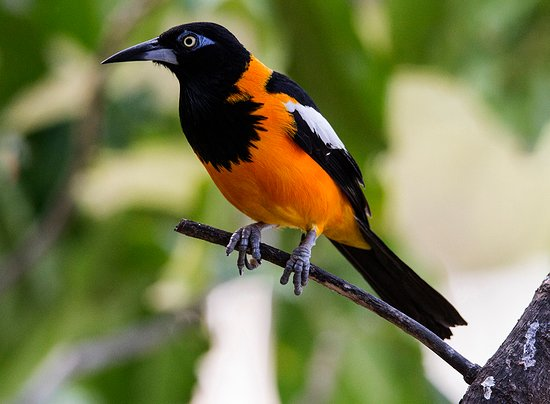
#> input picture data/images/troupial.jpg, 550 x 404 px
$ python rotate.py
#> lines starting #> are read from the running program, lines starting #| are printed output that depends on the picture
"""_summary_

Rotate images in clockwise or anti-clockwise direction based on the degree value specified for rotation.

+ve values means anti-clockwise rotation and -ve values is clockwise rotation
Rotation is done using WarpAffine function with help of Rotation matrix generated by getRotationMatrix2D() function.

"""
__maintainer__ = "Nikunj Lad"

# import libraries
import argparse
import cv2
import imutils
from pathlib import Path

DATA_DIR = Path(__file__).parent.parent.parent / "data"

# parse command-line arguments
ag = argparse.ArgumentParser()
ag.add_argument("-i", "--image", type=str, default=DATA_DIR / "images/troupial.jpg", help="path to input image")
args = vars(ag.parse_args())

# read the input image
image = cv2.imread(args["image"])
#> image is the input picture: shape (404, 550, 3); mean B, G, R 80.5, 124.3, 121.3
cv2.imshow("original", image)

# calculate the center of the image and get the X,Y co-ordinates
(height, width) = image.shape[0:2]
#> height = 404; width = 550
(cX, cY) = (width // 2, height // 2)
#> cX = 275; cY = 202

# rotate the image around the center by 45 degress in anti-clockwise direction
M = cv2.getRotationMatrix2D((cX, cY), 45, 1.0)      # creating a rotation matrix with center (cX, cY), angle of 45 degrees and keeping scale as original
rotated = cv2.warpAffine(image, M, (width, height))
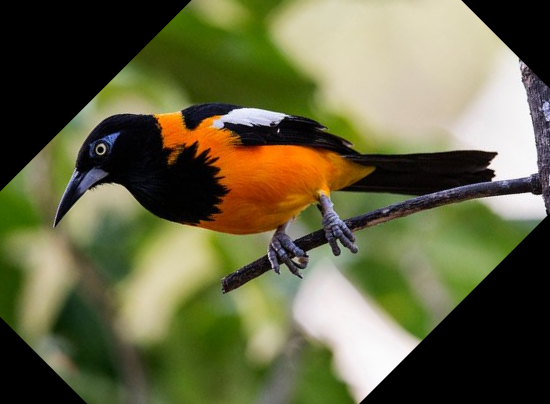
#> rotated: shape (404, 550, 3); mean B, G, R 67.8, 101.3, 101.8
cv2.imshow("Image rotated 45 degress counter-clockwise", rotated)

# rotate the image around the center by 90 degress in clockwise direction
M = cv2.getRotationMatrix2D((cX, cY), -90, 1.0)      # creating a rotation matrix with center (cX, cY), angle of 90 degrees and keeping scale as original
rotated = cv2.warpAffine(image, M, (width, height))
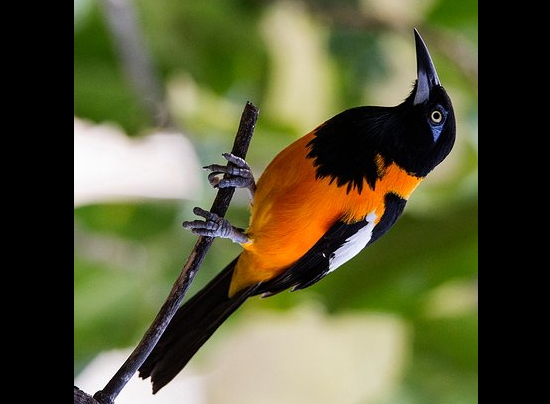
#> rotated: shape (404, 550, 3); mean B, G, R 55.5, 89.6, 89.1
cv2.imshow("Image rotated 90 degress clockwise", rotated)

# rotate the image around arbitary image location by 35 degress in anti-clockwise direction
M = cv2.getRotationMatrix2D((40, 90), 35, 1.0)      # creating a rotation matrix with center (cX, cY), angle of 35 degrees and keeping scale as original
rotated = cv2.warpAffine(image, M, (width, height))
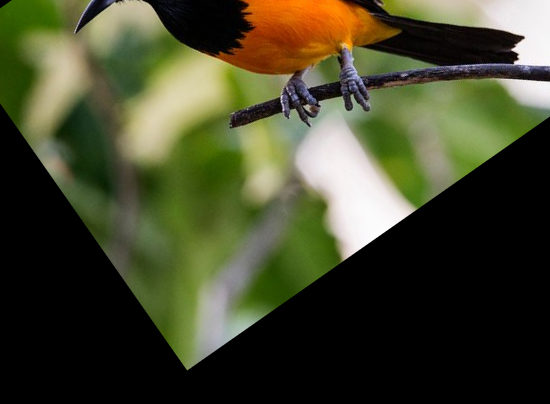
#> rotated: shape (404, 550, 3); mean B, G, R 44.1, 70.4, 68.4
cv2.imshow("Image rotated 35 degress counter-clockwise", rotated)

# rotate the image around center by 180 degress in anti-lockwise direction
rotated = imutils.rotate(image, 180)        # using imutils to rotate an image and also to avoid having complicated logic
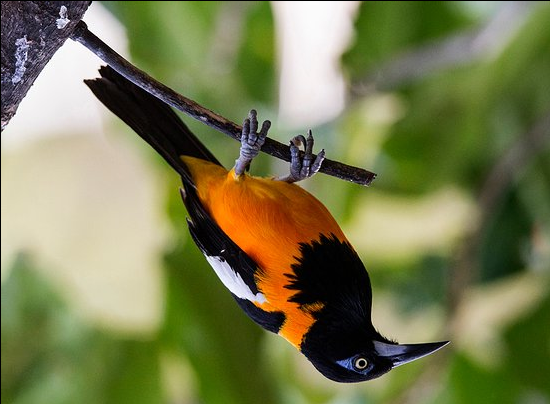
#> rotated: shape (404, 550, 3); mean B, G, R 80.3, 123.8, 120.9
cv2.imshow("Image rotated 180 degress counter-clockwise", rotated)

# rotate the image around center by 65 degress in clockwise direction
rotated = imutils.rotate_bound(image, -65)        # using imutils to rotate an image but also ensure it does not get cut off from its bounds due to rotation operation
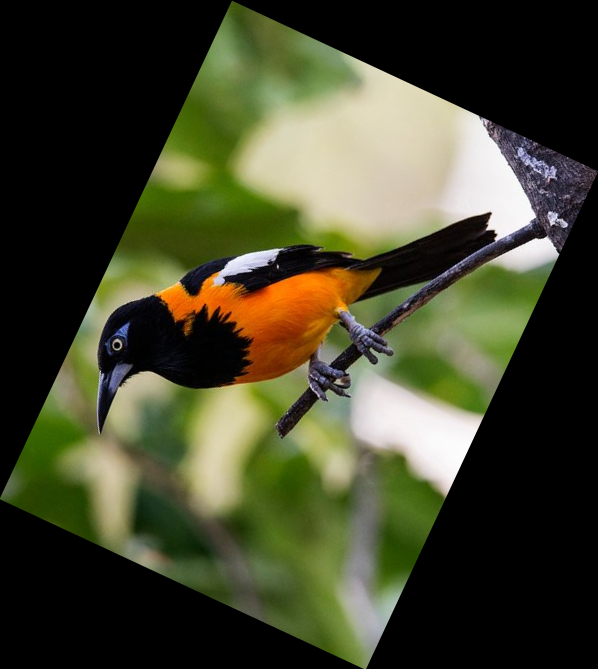
#> rotated: shape (669, 598, 3); mean B, G, R 44.7, 69, 67.4
cv2.imshow("Image rotated 65 degress clockwise", rotated)
cv2.waitKey(0)
cv2.destroyAllWindows()

$ run again, with data/images/andy.jpg copied over data/images/troupial.jpg
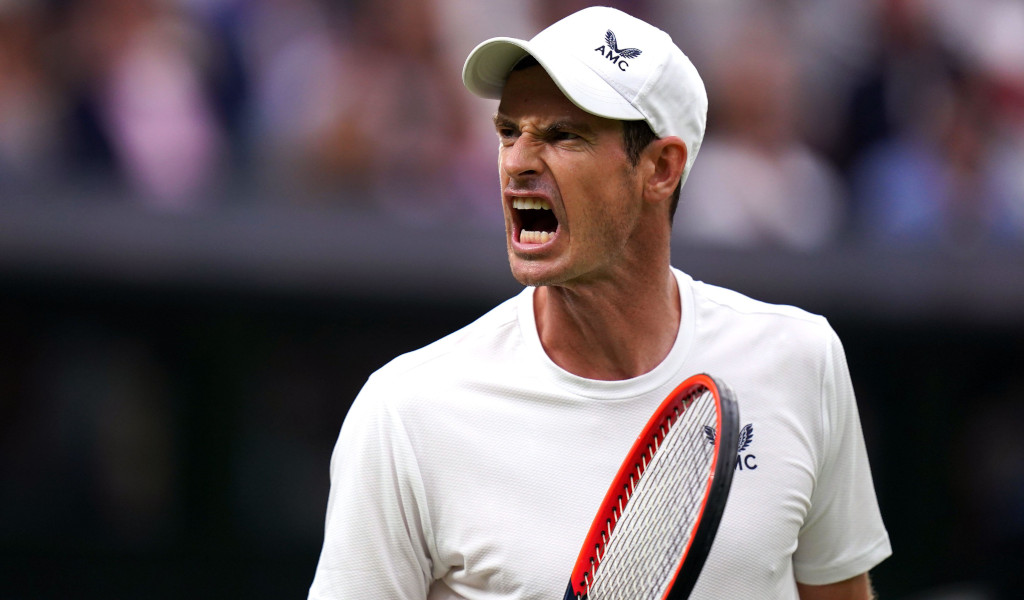
#> input picture data/images/andy.jpg, 1024 x 600 px
#> image is the input picture: shape (600, 1024, 3); mean B, G, R 98.2, 93, 103.6
#> `rotated = imutils.rotate(image, 180)`:
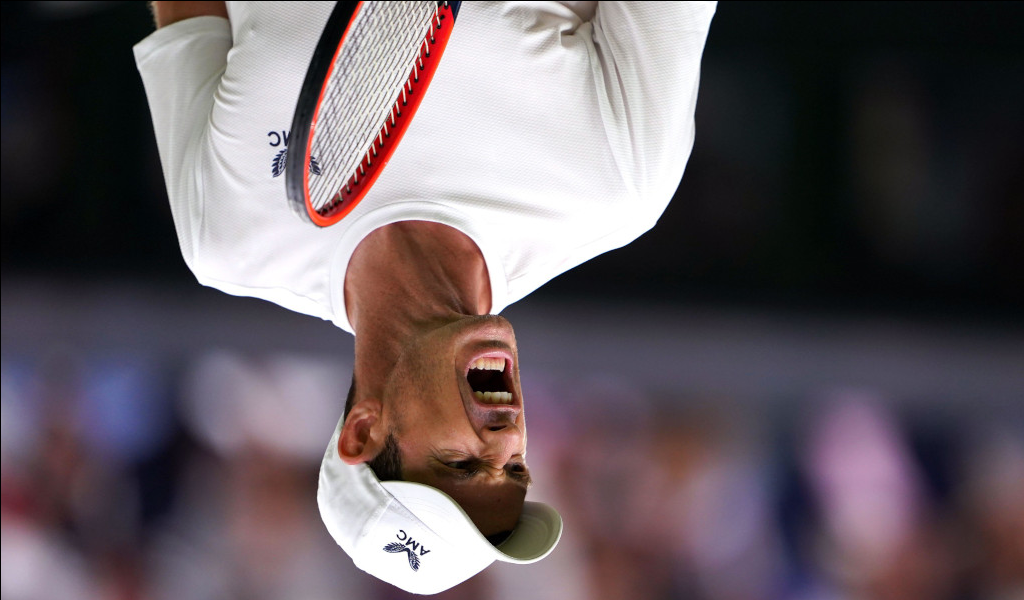
#> rotated: shape (600, 1024, 3); mean B, G, R 98, 92.8, 103.3
#> `rotated = imutils.rotate_bound(image, -65)`:
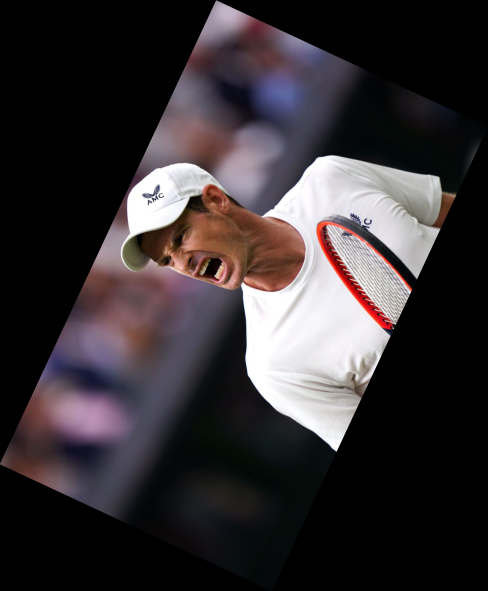
#> rotated: shape (1181, 976, 3) (shown at 1/2 size); mean B, G, R 52.4, 49.6, 55.2

$ run again, with data/images/sunset.jpg copied over data/images/troupial.jpg
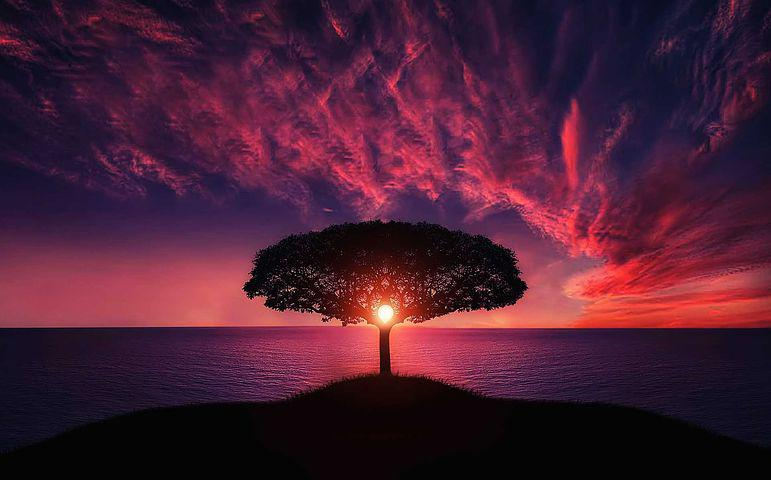
#> input picture data/images/sunset.jpg, 771 x 480 px
#> image is the input picture: shape (480, 771, 3); mean B, G, R 51.4, 30.4, 73.7
#> `rotated = imutils.rotate(image, 180)`:
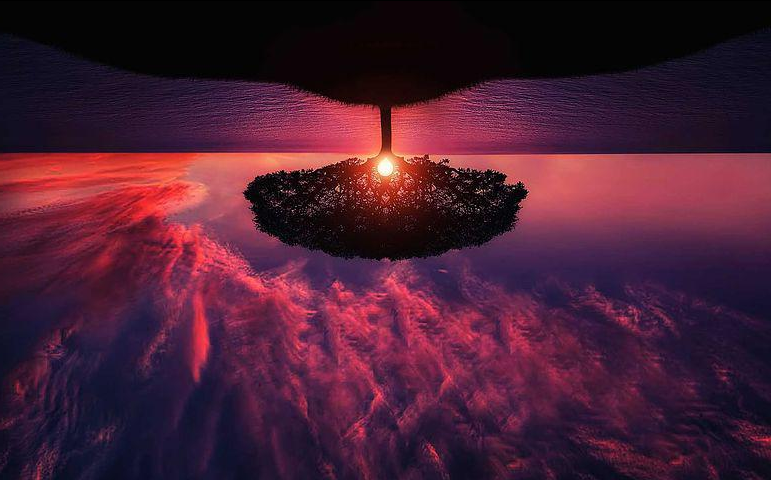
#> rotated: shape (480, 771, 3); mean B, G, R 51.3, 30.3, 73.7
#> `rotated = imutils.rotate_bound(image, -65)`:
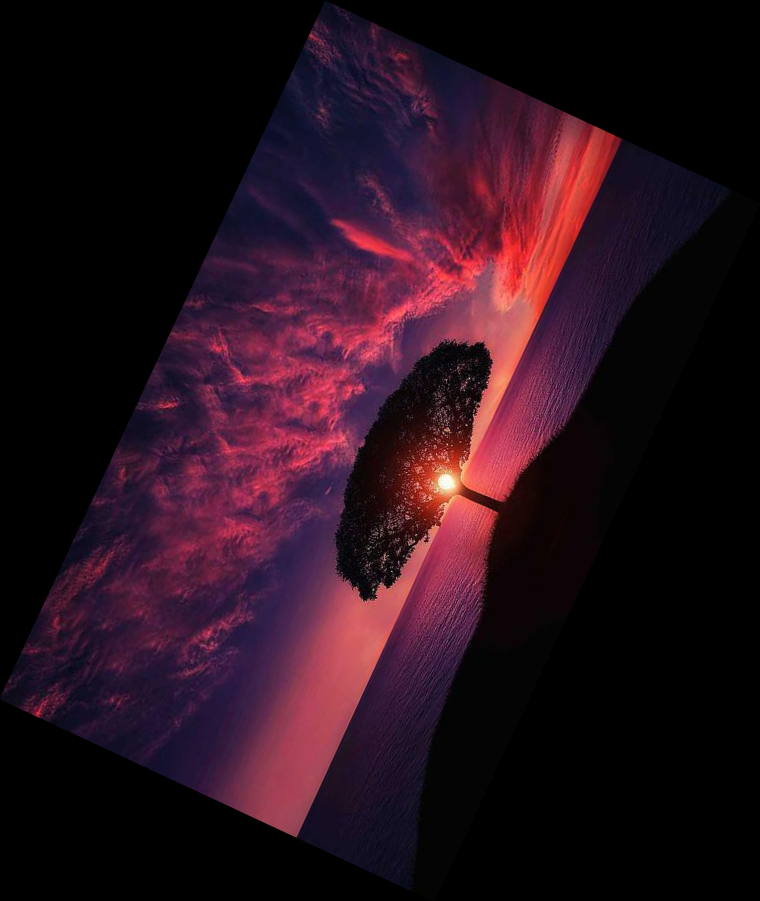
#> rotated: shape (901, 760, 3); mean B, G, R 27.8, 16.4, 39.9
